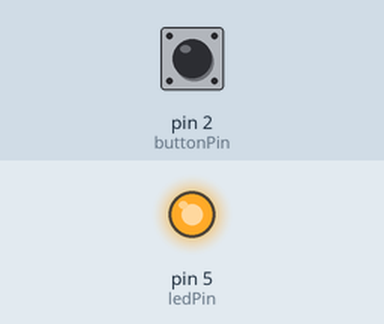
Bench run of a sketch on a simulated Arduino Nano, built with avr-gcc and run on an emulated ATmega328P. Parts: output pins drawn as LEDs (lit = HIGH). Inputs (shaded band) come from the test bench; at power-on: pin 2 (buttonPin) HIGH.

Above: at 0.1 s.
At 2.4 s:
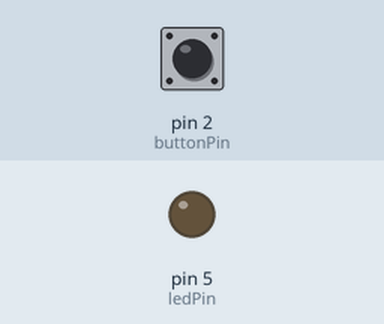
Timing chart, 0 to 3.9 s (numbered marks = the images above):
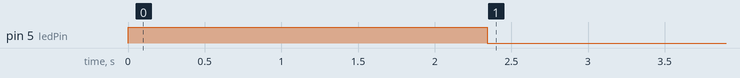

The sketch:

001_imaqlik_button.ino
```cpp
/* Programmer: Troitskaya Tamara (ttoomat).
 * Board: Arduino Nano.
 * Automatic remote control. One cycle 1-8 signals, to start again press button. Green led indicates that IR led is transmitting the data.
 * Purpose: set-top box autotest.
 */
#include <IRremote.h>

int ledPin = 5;
int irledPin = 6;
int buttonPin = 2;

// button state flag
int onFlag = 1;

void setup() {
  IrSender.begin(irledPin, true, 13);
  pinMode(ledPin, OUTPUT);
  pinMode(buttonPin, INPUT_PULLUP);
}

void loop() {
  if (!digitalRead(buttonPin)) {
    onFlag = (onFlag + 1) % 2;
  }

  if (onFlag) {
    // Green led indicates that IR led is transmitting the data
    digitalWrite(ledPin, HIGH);
    delay(200);

    IrSender.sendNEC(0xFD00, 0X15,1);// 1
    delay(200);

    IrSender.sendNEC(0xFD00, 0X16,1);// 2
    delay(200);

    IrSender.sendNEC(0xFD00, 0X17,1);// 3
    delay(200);

    IrSender.sendNEC(0xFD00, 0X19,1);// 4
    delay(200);

    IrSender.sendNEC(0xFD00, 0X1A,1);// 5
    delay(200);

    IrSender.sendNEC(0xFD00, 0X1B,1);// 6
    delay(200);

    IrSender.sendNEC(0xFD00, 0X1D,1);// 7
    delay(200);

    IrSender.sendNEC(0xFD00, 0X1E,1);// 8
    delay(200);
  } else {
    digitalWrite(ledPin, LOW);
    delay(300);
  }
  onFlag = 0;
}
  
```

Measured:
- by itself, pin 5 (ledPin): LOW → HIGH at 0.00 s, → LOW 2.3 s later
